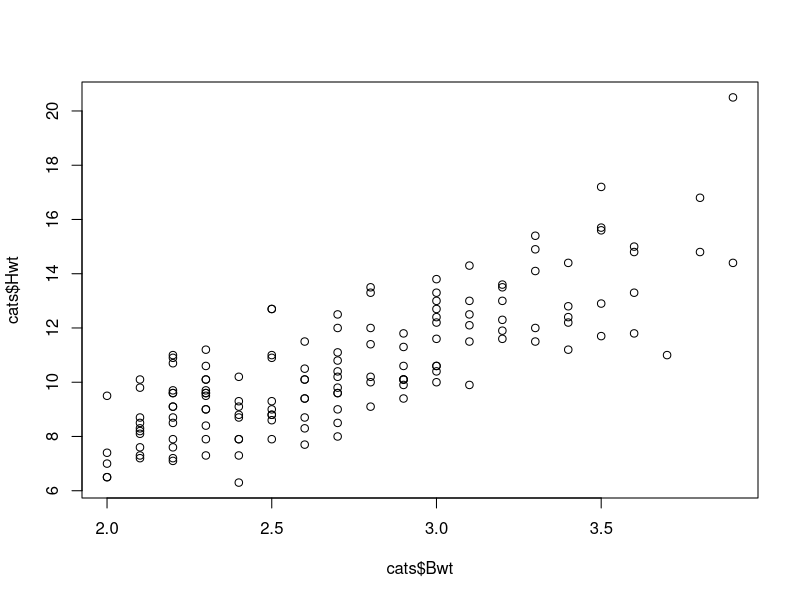
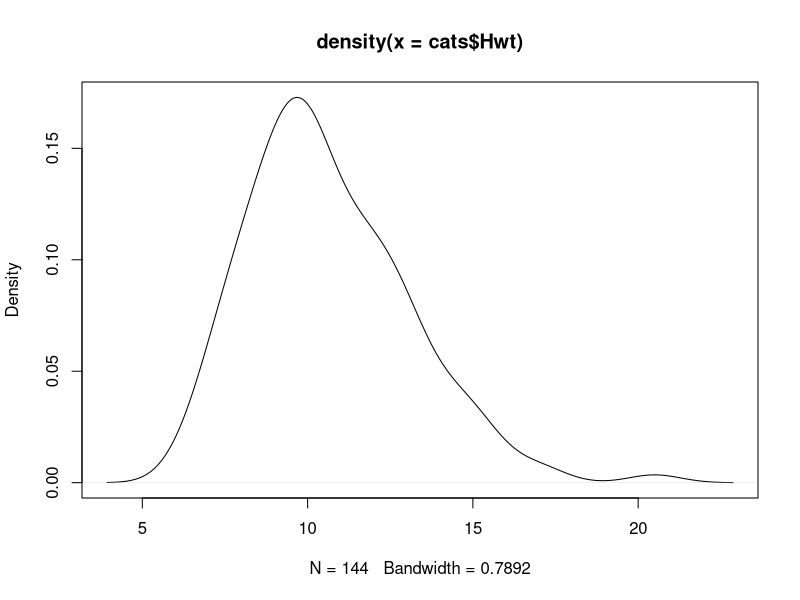
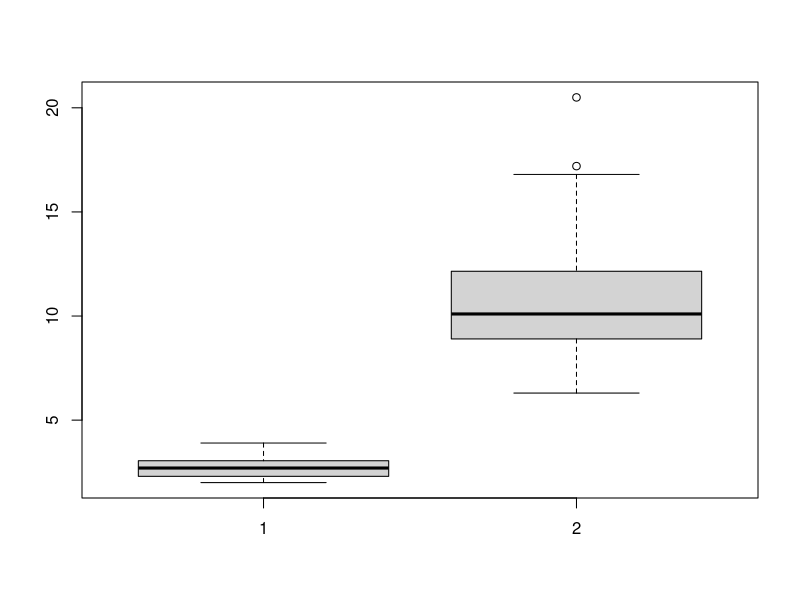
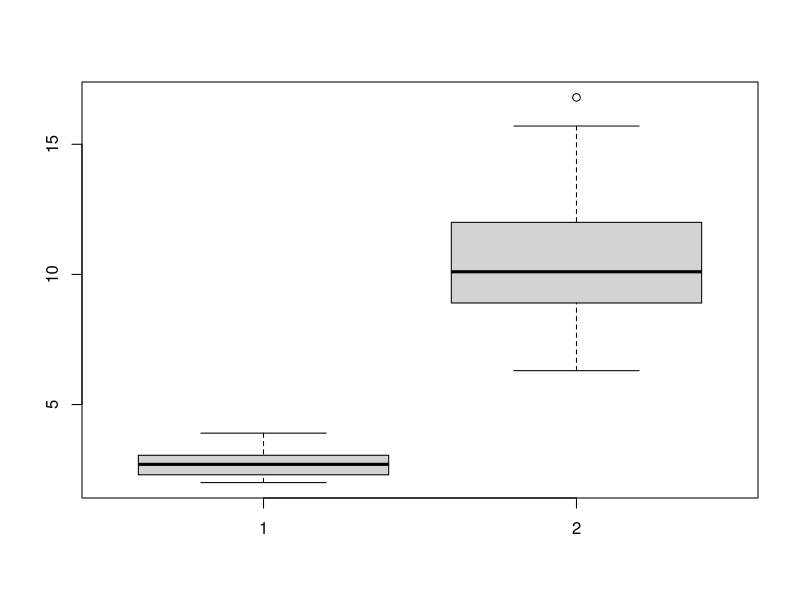
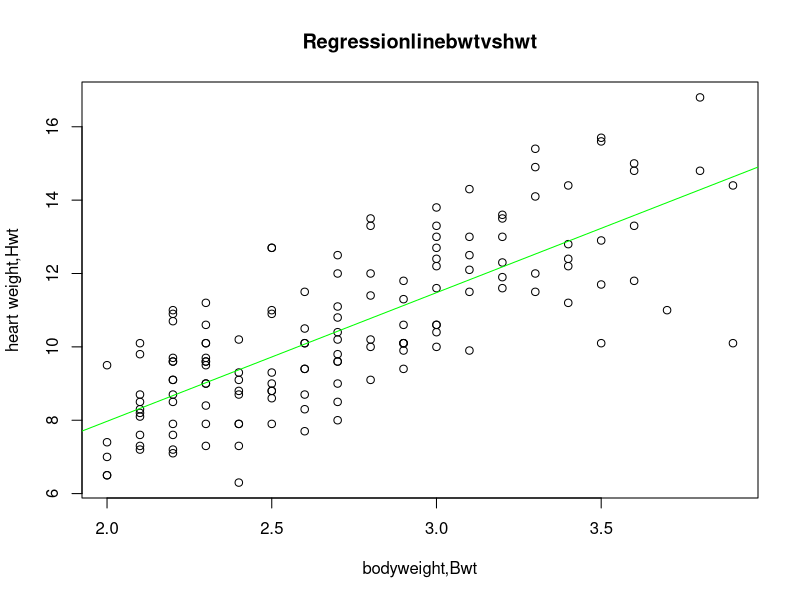
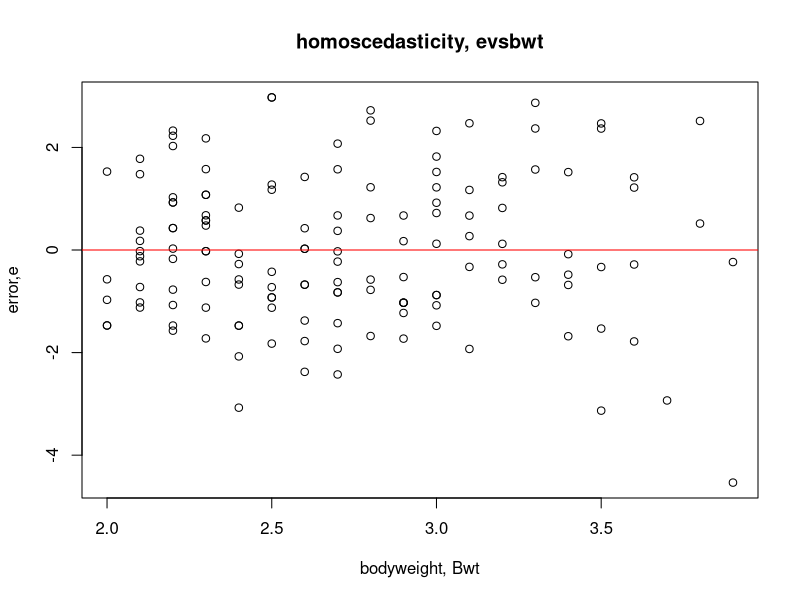

R code for these plots, in order:
#regression between HWT vs. BWT

library(MASS)

plot(cats$Bwt,cats$Hwt)

str(cats)
View(cats)

cor(cats$Bwt,cats$Hwt)

cor(cats$Hwt,cats$Bwt)

plot(density(cats$Hwt))

sum(is.na(cats$Bwt))

sum(is.na(cats$Hwt))

boxplot(cats$Bwt,cats$Hwt)

boxplot.stats(cats$Hwt)$out

median(cats$Hwt)

newcats2 <- cats
str(newcats2)

newcats2[newcats2$Hwt%in%c(17.2,20.5),3] = median(newcats2$Hwt)

View(newcats2)

boxplot(newcats2$Bwt,newcats2$Hwt)

boxplot.stats(newcats2$Hwt)$out

cats_model <- lm(Hwt~Bwt, data = newcats2)
cats_model

cor(newcats2$Bwt,newcats2$Hwt)

sd(newcats2$Hwt)
sd(newcats2$Bwt)

b1 = cor(newcats2$Bwt,newcats2$Hwt)*(sd(newcats2$Hwt)/sd(newcats2$Bwt))
b1

b0 = mean(newcats2$Hwt)-(mean(newcats2$Bwt)*b1)
b0

summary(cats_model)

cor(newcats2$Hwt,newcats2$Bwt)
cov(newcats2$Hwt,newcats2$Bwt)



## Residual :-
# in residual section check the median value, this value has to be closure to 0.
# closure to 0 better the the model

## coefficient :-
# in coefficients we check significance of each factor, t value in this section shuld be less than 0.05

## estimate :-
# used to derive standard error to compute confidence interval
# mean(x)+/-2*

## RMSE :-
# is an indicator of linear model smaller the value better the model
# RMSE =sqrt of average of R2 here means 58.72% variation in hwt explained by bwt

# p value should be less than derived equation value.


plot(newcats2$Bwt,newcats2$Hwt,main = "Regressionlinebwtvshwt",
     xlab = "bodyweight,Bwt",
     ylab = "heart weight,Hwt")

abline(cats_model,col="green")

plot(newcats2$Bwt, cats_model$residual, main = "homoscedasticity, evsbwt",
     xlab = "bodyweight, Bwt",
     ylab = "error,e")
abline(lm(cats_model$residual~newcats2$Bwt), col="red")

newBwt <- data.frame(Bwt = c(2.3,2.35,2.4,2.45,2.5))

newBwt

newhwt <- predict(cats_model,newdata = newBwt)
newhwt

predicted_Hwt <- cbind(newBwt,newhwt)
predicted_Hwt